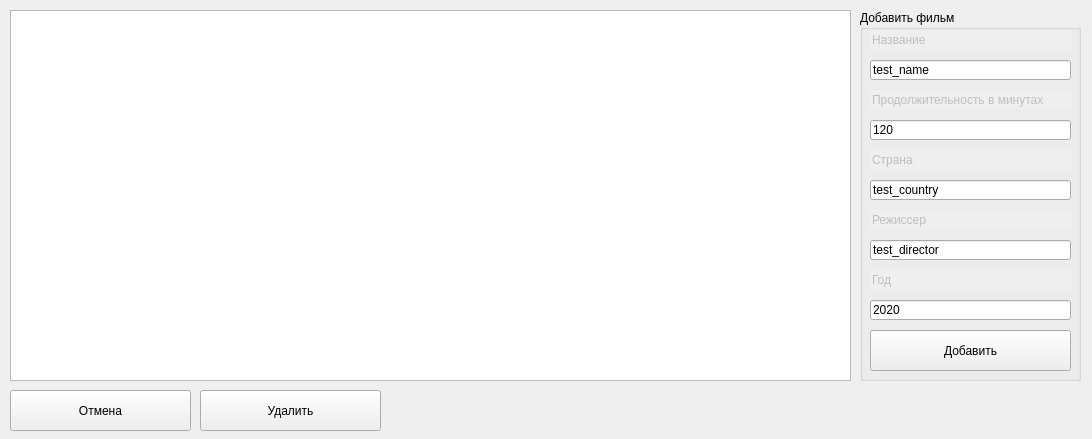
<?xml version="1.0" encoding="UTF-8"?>
<ui version="4.0">
 <class>movies</class>
 <widget class="QWidget" name="movies">
  <property name="geometry">
   <rect>
    <x>0</x>
    <y>0</y>
    <width>1092</width>
    <height>439</height>
   </rect>
  </property>
  <property name="windowTitle">
   <string>Фильмы</string>
  </property>
  <widget class="QTableWidget" name="tableWidget">
   <property name="geometry">
    <rect>
     <x>10</x>
     <y>10</y>
     <width>841</width>
     <height>371</height>
    </rect>
   </property>
  </widget>
  <widget class="QPushButton" name="pbExit">
   <property name="geometry">
    <rect>
     <x>10</x>
     <y>390</y>
     <width>181</width>
     <height>41</height>
    </rect>
   </property>
   <property name="text">
    <string>Отмена</string>
   </property>
  </widget>
  <widget class="QPushButton" name="pbDelete">
   <property name="geometry">
    <rect>
     <x>200</x>
     <y>390</y>
     <width>181</width>
     <height>41</height>
    </rect>
   </property>
   <property name="text">
    <string>Удалить</string>
   </property>
  </widget>
  <widget class="QGroupBox" name="groupBox">
   <property name="geometry">
    <rect>
     <x>860</x>
     <y>10</y>
     <width>221</width>
     <height>371</height>
    </rect>
   </property>
   <property name="title">
    <string>Добавить фильм</string>
   </property>
   <widget class="QLineEdit" name="lineEdit">
    <property name="enabled">
     <bool>false</bool>
    </property>
    <property name="geometry">
     <rect>
      <x>10</x>
      <y>20</y>
      <width>201</width>
      <height>20</height>
     </rect>
    </property>
    <property name="font">
     <font>
      <kerning>true</kerning>
     </font>
    </property>
    <property name="text">
     <string>Название</string>
    </property>
    <property name="frame">
     <bool>false</bool>
    </property>
   </widget>
   <widget class="QLineEdit" name="leName">
    <property name="geometry">
     <rect>
      <x>10</x>
      <y>50</y>
      <width>201</width>
      <height>20</height>
     </rect>
    </property>
    <property name="text">
     <string>test_name</string>
    </property>
   </widget>
   <widget class="QLineEdit" name="lineEdit_2">
    <property name="enabled">
     <bool>false</bool>
    </property>
    <property name="geometry">
     <rect>
      <x>10</x>
      <y>80</y>
      <width>201</width>
      <height>20</height>
     </rect>
    </property>
    <property name="font">
     <font>
      <kerning>true</kerning>
     </font>
    </property>
    <property name="text">
     <string>Продолжительность в минутах</string>
    </property>
    <property name="frame">
     <bool>false</bool>
    </property>
   </widget>
   <widget class="QLineEdit" name="leLength">
    <property name="geometry">
     <rect>
      <x>10</x>
      <y>110</y>
      <width>201</width>
      <height>20</height>
     </rect>
    </property>
    <property name="text">
     <string>120</string>
    </property>
   </widget>
   <widget class="QLineEdit" name="lineEdit_3">
    <property name="enabled">
     <bool>false</bool>
    </property>
    <property name="geometry">
     <rect>
      <x>10</x>
      <y>140</y>
      <width>201</width>
      <height>20</height>
     </rect>
    </property>
    <property name="font">
     <font>
      <kerning>true</kerning>
     </font>
    </property>
    <property name="text">
     <string>Страна</string>
    </property>
    <property name="frame">
     <bool>false</bool>
    </property>
   </widget>
   <widget class="QLineEdit" name="lineEdit_4">
    <property name="enabled">
     <bool>false</bool>
    </property>
    <property name="geometry">
     <rect>
      <x>10</x>
      <y>200</y>
      <width>201</width>
      <height>20</height>
     </rect>
    </property>
    <property name="font">
     <font>
      <kerning>true</kerning>
     </font>
    </property>
    <property name="text">
     <string>Режиссер</string>
    </property>
    <property name="frame">
     <bool>false</bool>
    </property>
   </widget>
   <widget class="QLineEdit" name="lineEdit_5">
    <property name="enabled">
     <bool>false</bool>
    </property>
    <property name="geometry">
     <rect>
      <x>10</x>
      <y>260</y>
      <width>201</width>
      <height>20</height>
     </rect>
    </property>
    <property name="font">
     <font>
      <kerning>true</kerning>
     </font>
    </property>
    <property name="text">
     <string>Год</string>
    </property>
    <property name="frame">
     <bool>false</bool>
    </property>
   </widget>
   <widget class="QLineEdit" name="leCountry">
    <property name="geometry">
     <rect>
      <x>10</x>
      <y>170</y>
      <width>201</width>
      <height>20</height>
     </rect>
    </property>
    <property name="text">
     <string>test_country</string>
    </property>
   </widget>
   <widget class="QLineEdit" name="leDirector">
    <property name="geometry">
     <rect>
      <x>10</x>
      <y>230</y>
      <width>201</width>
      <height>20</height>
     </rect>
    </property>
    <property name="text">
     <string>test_director</string>
    </property>
   </widget>
   <widget class="QLineEdit" name="leYear">
    <property name="geometry">
     <rect>
      <x>10</x>
      <y>290</y>
      <width>201</width>
      <height>20</height>
     </rect>
    </property>
    <property name="text">
     <string>2020</string>
    </property>
   </widget>
   <widget class="QPushButton" name="pbInsert">
    <property name="geometry">
     <rect>
      <x>10</x>
      <y>320</y>
      <width>201</width>
      <height>41</height>
     </rect>
    </property>
    <property name="text">
     <string>Добавить</string>
    </property>
   </widget>
  </widget>
 </widget>
 <resources/>
 <connections/>
</ui>
